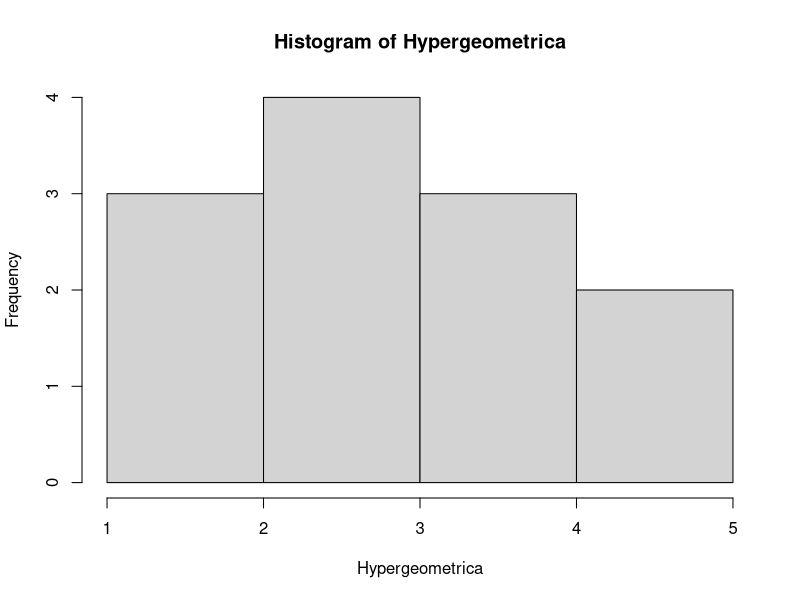

The R script that drew this image:
#********************************************************#
# www.metodosexatos.com                                  #
# Prof.Ms. André Santos | andre@metodosexatos.com.br     #
# Curso Análise Bayesiana com R                          #
# MODELOS PROBABILÍSTICOS DISCRETOS                      #
# Data: 26/09/2019                                       #
#********************************************************#

# Distribuição Hypergeométrica

# Densidade de probabilidade para x = 2, M = 15, 'N - M' = 30, n = 10
dhyper(2, 15, 30, 10)

# Probabilidade acumulada p(X<=3)
phyper(2, 15, 30, 10)

# Probabilidade acumulada p(X>3)
1-phyper(2, 15, 30, 10)

# Quantil x100q que satisfaz P(X<=x100q) = 0.4
qhyper(0.4, 15, 30, 10)

# Uma amostra aleatória com 12 elementos
a <- 12
M <- 15
NM <- 30
n <- 10
Hypergeometrica <- rhyper(a, M, NM, n)

# Representação gráfica da distribuição hypergeometrica
hist(Hypergeometrica)


